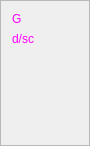
             <widget class="QFrame" name="frame_6">
              <property name="sizePolicy">
               <sizepolicy hsizetype="Minimum" vsizetype="Maximum">
                <horstretch>0</horstretch>
                <verstretch>0</verstretch>
               </sizepolicy>
              </property>
              <property name="minimumSize">
               <size>
                <width>90</width>
                <height>0</height>
               </size>
              </property>
              <property name="maximumSize">
               <size>
                <width>60</width>
                <height>16777215</height>
               </size>
              </property>
              <property name="frameShape">
               <enum>QFrame::StyledPanel</enum>
              </property>
              <property name="frameShadow">
               <enum>QFrame::Raised</enum>
              </property>
              <layout class="QGridLayout" name="gridLayout_15">
               <item row="0" column="0">
                <widget class="QLabel" name="label_13">
                 <property name="sizePolicy">
                  <sizepolicy hsizetype="Preferred" vsizetype="Preferred">
                   <horstretch>0</horstretch>
                   <verstretch>0</verstretch>
                  </sizepolicy>
                 </property>
                 <property name="styleSheet">
                  <string notr="true">color: rgb(255, 0, 255);
font: 12pt &quot;Microsoft JhengHei UI&quot;;</string>
                 </property>
                 <property name="text">
                  <string>G</string>
                 </property>
                </widget>
               </item>
               <item row="2" column="0">
                <widget class="QLabel" name="label_28">
                 <property name="styleSheet">
                  <string notr="true">color: rgb(255, 0, 255);
font: 12pt &quot;Microsoft JhengHei UI&quot;;</string>
                 </property>
                 <property name="text">
                  <string/>
                 </property>
                </widget>
               </item>
               <item row="1" column="0">
                <widget class="QLabel" name="label_14">
                 <property name="styleSheet">
                  <string notr="true">color: rgb(255, 0, 255);
font: 12pt &quot;Microsoft JhengHei UI&quot;;</string>
                 </property>
                 <property name="text">
                  <string>d/sc</string>
                 </property>
                </widget>
               </item>
               <item row="3" column="0">
                <widget class="QLabel" name="label_38">
                 <property name="styleSheet">
                  <string notr="true">color: rgb(255, 0, 255);
font: 12pt &quot;Microsoft JhengHei UI&quot;;</string>
                 </property>
                 <property name="text">
                  <string/>
                 </property>
                </widget>
               </item>
               <item row="5" column="0">
                <widget class="QLabel" name="label_51">
                 <property name="sizePolicy">
                  <sizepolicy hsizetype="Preferred" vsizetype="Preferred">
                   <horstretch>0</horstretch>
                   <verstretch>0</verstretch>
                  </sizepolicy>
                 </property>
                 <property name="font">
                  <font>
                   <family>Microsoft YaHei UI</family>
                   <pointsize>12</pointsize>
                  </font>
                 </property>
                 <property name="styleSheet">
                  <string notr="true">color: rgb(255, 170, 0);</string>
                 </property>
                 <property name="text">
                  <string/>
                 </property>
                </widget>
               </item>
               <item row="4" column="0">
                <widget class="QLabel" name="label_50">
                 <property name="sizePolicy">
                  <sizepolicy hsizetype="Preferred" vsizetype="Preferred">
                   <horstretch>0</horstretch>
                   <verstretch>0</verstretch>
                  </sizepolicy>
                 </property>
                 <property name="font">
                  <font>
                   <family>Microsoft YaHei UI</family>
                   <pointsize>12</pointsize>
                  </font>
                 </property>
                 <property name="styleSheet">
                  <string notr="true">color: rgb(255, 170, 0);</string>
                 </property>
                 <property name="text">
                  <string/>
                 </property>
                </widget>
               </item>
              </layout>
             </widget>
